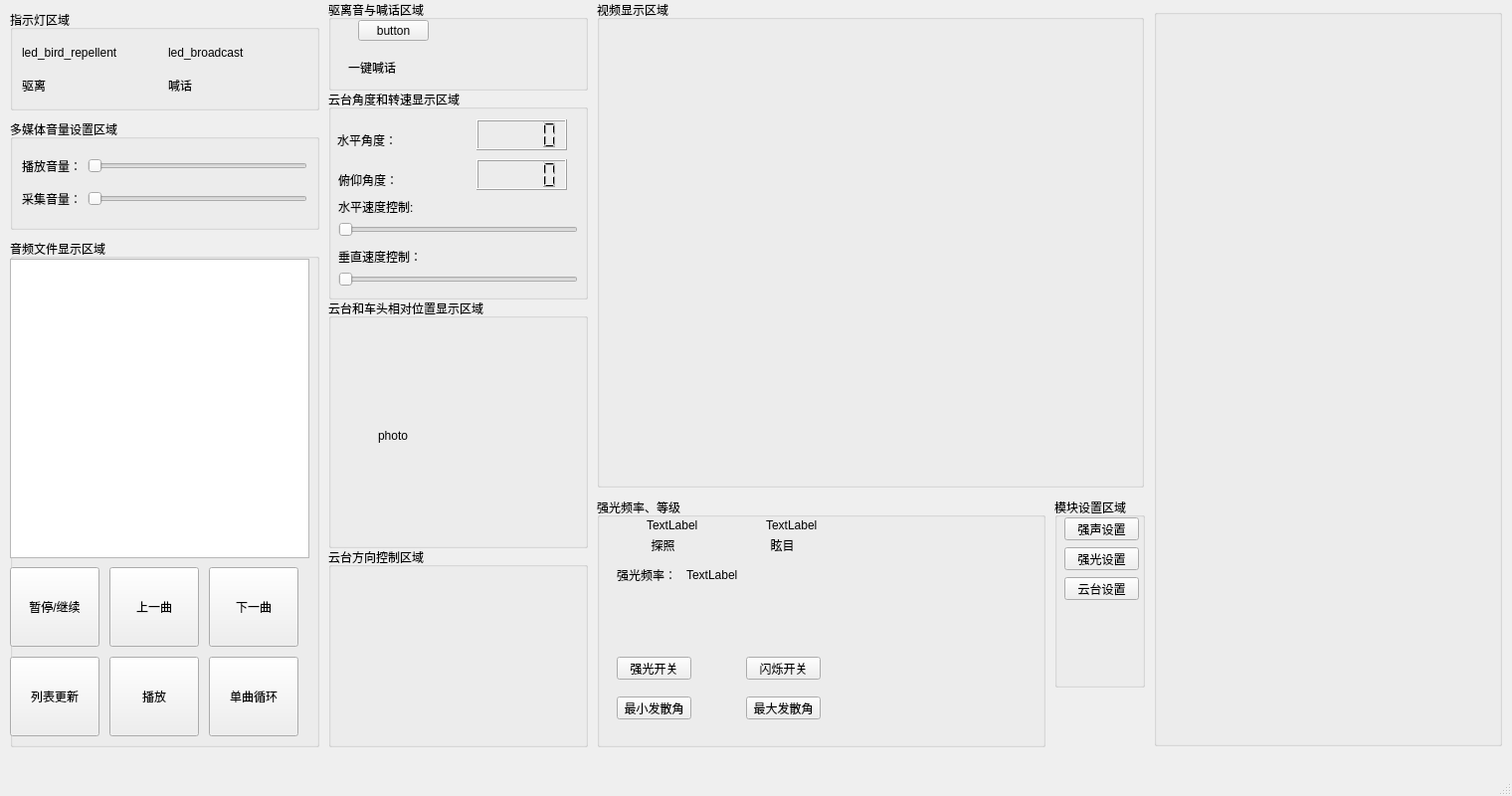
<?xml version="1.0" encoding="UTF-8"?>
<ui version="4.0">
 <class>MainWindow</class>
 <widget class="QMainWindow" name="MainWindow">
  <property name="geometry">
   <rect>
    <x>0</x>
    <y>0</y>
    <width>1520</width>
    <height>800</height>
   </rect>
  </property>
  <property name="font">
   <font>
    <pointsize>9</pointsize>
   </font>
  </property>
  <property name="windowTitle">
   <string>MainWindow</string>
  </property>
  <widget class="QWidget" name="centralwidget">
   <widget class="QGroupBox" name="groupBox_gimbaldisplay">
    <property name="geometry">
     <rect>
      <x>330</x>
      <y>90</y>
      <width>261</width>
      <height>211</height>
     </rect>
    </property>
    <property name="title">
     <string>云台角度和转速显示区域</string>
    </property>
    <widget class="QLabel" name="label_horizontal">
     <property name="geometry">
      <rect>
       <x>9</x>
       <y>40</y>
       <width>131</width>
       <height>21</height>
      </rect>
     </property>
     <property name="text">
      <string>水平角度：</string>
     </property>
    </widget>
    <widget class="QLCDNumber" name="lcdNumber_horizontal">
     <property name="geometry">
      <rect>
       <x>149</x>
       <y>30</y>
       <width>91</width>
       <height>31</height>
      </rect>
     </property>
     <property name="font">
      <font>
       <pointsize>9</pointsize>
      </font>
     </property>
    </widget>
    <widget class="QLabel" name="label_vertical">
     <property name="geometry">
      <rect>
       <x>10</x>
       <y>80</y>
       <width>131</width>
       <height>21</height>
      </rect>
     </property>
     <property name="text">
      <string>俯仰角度：</string>
     </property>
    </widget>
    <widget class="QLCDNumber" name="lcdNumber_vertical">
     <property name="geometry">
      <rect>
       <x>149</x>
       <y>70</y>
       <width>91</width>
       <height>31</height>
      </rect>
     </property>
     <property name="font">
      <font>
       <pointsize>9</pointsize>
       <bold>false</bold>
      </font>
     </property>
     <property name="segmentStyle">
      <enum>QLCDNumber::Filled</enum>
     </property>
    </widget>
    <widget class="QSlider" name="slider_speed_vertical">
     <property name="geometry">
      <rect>
       <x>10</x>
       <y>180</y>
       <width>241</width>
       <height>22</height>
      </rect>
     </property>
     <property name="minimum">
      <number>1</number>
     </property>
     <property name="maximum">
      <number>8</number>
     </property>
     <property name="value">
      <number>1</number>
     </property>
     <property name="orientation">
      <enum>Qt::Horizontal</enum>
     </property>
    </widget>
    <widget class="QSlider" name="slider_speed_horizontal">
     <property name="geometry">
      <rect>
       <x>10</x>
       <y>130</y>
       <width>241</width>
       <height>22</height>
      </rect>
     </property>
     <property name="minimum">
      <number>1</number>
     </property>
     <property name="maximum">
      <number>8</number>
     </property>
     <property name="singleStep">
      <number>1</number>
     </property>
     <property name="value">
      <number>1</number>
     </property>
     <property name="orientation">
      <enum>Qt::Horizontal</enum>
     </property>
    </widget>
    <widget class="QLabel" name="label_speed_vertical_control">
     <property name="geometry">
      <rect>
       <x>10</x>
       <y>160</y>
       <width>131</width>
       <height>16</height>
      </rect>
     </property>
     <property name="text">
      <string>垂直速度控制：</string>
     </property>
    </widget>
    <widget class="QLabel" name="label_speed_horrizontal_control">
     <property name="geometry">
      <rect>
       <x>10</x>
       <y>110</y>
       <width>131</width>
       <height>16</height>
      </rect>
     </property>
     <property name="text">
      <string>水平速度控制:</string>
     </property>
    </widget>
   </widget>
   <widget class="QGroupBox" name="groupBox_gimbalcontrol">
    <property name="geometry">
     <rect>
      <x>330</x>
      <y>550</y>
      <width>261</width>
      <height>201</height>
     </rect>
    </property>
    <property name="title">
     <string>云台方向控制区域</string>
    </property>
   </widget>
   <widget class="QGroupBox" name="groupBox_playerVolSet">
    <property name="geometry">
     <rect>
      <x>10</x>
      <y>120</y>
      <width>311</width>
      <height>111</height>
     </rect>
    </property>
    <property name="title">
     <string>多媒体音量设置区域</string>
    </property>
    <layout class="QGridLayout" name="gridLayout_2">
     <item row="0" column="0">
      <widget class="QLabel" name="label_PlayVol">
       <property name="text">
        <string>播放音量：</string>
       </property>
      </widget>
     </item>
     <item row="0" column="1">
      <widget class="QSlider" name="Slider_PlayVolume">
       <property name="orientation">
        <enum>Qt::Horizontal</enum>
       </property>
      </widget>
     </item>
     <item row="1" column="0">
      <widget class="QLabel" name="label_CalVol">
       <property name="text">
        <string>采集音量：</string>
       </property>
      </widget>
     </item>
     <item row="1" column="1">
      <widget class="QSlider" name="Slider_CapVolume">
       <property name="orientation">
        <enum>Qt::Horizontal</enum>
       </property>
      </widget>
     </item>
    </layout>
   </widget>
   <widget class="QGroupBox" name="groupBox_4">
    <property name="geometry">
     <rect>
      <x>10</x>
      <y>10</y>
      <width>311</width>
      <height>101</height>
     </rect>
    </property>
    <property name="title">
     <string>指示灯区域</string>
    </property>
    <layout class="QGridLayout" name="gridLayout">
     <item row="0" column="0">
      <widget class="QLabel" name="label_bird_repellent_switch_led">
       <property name="text">
        <string>led_bird_repellent</string>
       </property>
      </widget>
     </item>
     <item row="0" column="1">
      <widget class="QLabel" name="label_broadcast_led">
       <property name="text">
        <string>led_broadcast</string>
       </property>
      </widget>
     </item>
     <item row="1" column="0">
      <widget class="QLabel" name="label">
       <property name="text">
        <string>驱离</string>
       </property>
      </widget>
     </item>
     <item row="1" column="1">
      <widget class="QLabel" name="label_2">
       <property name="text">
        <string>喊话</string>
       </property>
      </widget>
     </item>
    </layout>
   </widget>
   <widget class="QGroupBox" name="groupBox_5">
    <property name="geometry">
     <rect>
      <x>10</x>
      <y>240</y>
      <width>311</width>
      <height>511</height>
     </rect>
    </property>
    <property name="title">
     <string>音频文件显示区域</string>
    </property>
    <widget class="QListWidget" name="listWidget">
     <property name="geometry">
      <rect>
       <x>0</x>
       <y>20</y>
       <width>301</width>
       <height>301</height>
      </rect>
     </property>
    </widget>
    <widget class="QPushButton" name="pushButton_listUpdate">
     <property name="geometry">
      <rect>
       <x>0</x>
       <y>420</y>
       <width>90</width>
       <height>80</height>
      </rect>
     </property>
     <property name="text">
      <string>列表更新</string>
     </property>
    </widget>
    <widget class="QPushButton" name="btnRepeatPlay">
     <property name="geometry">
      <rect>
       <x>200</x>
       <y>420</y>
       <width>90</width>
       <height>80</height>
      </rect>
     </property>
     <property name="text">
      <string>单曲循环</string>
     </property>
    </widget>
    <widget class="QPushButton" name="btnPlay">
     <property name="geometry">
      <rect>
       <x>100</x>
       <y>420</y>
       <width>90</width>
       <height>80</height>
      </rect>
     </property>
     <property name="text">
      <string>播放</string>
     </property>
    </widget>
    <widget class="QPushButton" name="btnPause">
     <property name="geometry">
      <rect>
       <x>0</x>
       <y>330</y>
       <width>90</width>
       <height>80</height>
      </rect>
     </property>
     <property name="text">
      <string>暂停/继续</string>
     </property>
    </widget>
    <widget class="QPushButton" name="btnPrevious">
     <property name="geometry">
      <rect>
       <x>100</x>
       <y>330</y>
       <width>90</width>
       <height>80</height>
      </rect>
     </property>
     <property name="text">
      <string>上一曲</string>
     </property>
    </widget>
    <widget class="QPushButton" name="btnNext">
     <property name="geometry">
      <rect>
       <x>200</x>
       <y>330</y>
       <width>90</width>
       <height>80</height>
      </rect>
     </property>
     <property name="text">
      <string>下一曲</string>
     </property>
    </widget>
   </widget>
   <widget class="QGroupBox" name="groupBox_6">
    <property name="geometry">
     <rect>
      <x>330</x>
      <y>300</y>
      <width>261</width>
      <height>251</height>
     </rect>
    </property>
    <property name="title">
     <string>云台和车头相对位置显示区域</string>
    </property>
    <widget class="QLabel" name="label_horizontal_pixmap">
     <property name="geometry">
      <rect>
       <x>50</x>
       <y>130</y>
       <width>53</width>
       <height>15</height>
      </rect>
     </property>
     <property name="text">
      <string>photo</string>
     </property>
    </widget>
   </widget>
   <widget class="QGroupBox" name="groupBox_7">
    <property name="geometry">
     <rect>
      <x>600</x>
      <y>500</y>
      <width>451</width>
      <height>251</height>
     </rect>
    </property>
    <property name="title">
     <string>强光频率、等级</string>
    </property>
    <widget class="QLabel" name="label_Spotlight_led">
     <property name="geometry">
      <rect>
       <x>50</x>
       <y>20</y>
       <width>53</width>
       <height>15</height>
      </rect>
     </property>
     <property name="text">
      <string>TextLabel</string>
     </property>
    </widget>
    <widget class="QLabel" name="label_Dazzling_led">
     <property name="geometry">
      <rect>
       <x>170</x>
       <y>20</y>
       <width>53</width>
       <height>15</height>
      </rect>
     </property>
     <property name="text">
      <string>TextLabel</string>
     </property>
    </widget>
    <widget class="QLabel" name="label_3">
     <property name="geometry">
      <rect>
       <x>40</x>
       <y>40</y>
       <width>53</width>
       <height>15</height>
      </rect>
     </property>
     <property name="text">
      <string>探照</string>
     </property>
     <property name="alignment">
      <set>Qt::AlignCenter</set>
     </property>
    </widget>
    <widget class="QLabel" name="label_4">
     <property name="geometry">
      <rect>
       <x>160</x>
       <y>40</y>
       <width>53</width>
       <height>15</height>
      </rect>
     </property>
     <property name="text">
      <string>眩目</string>
     </property>
     <property name="alignment">
      <set>Qt::AlignCenter</set>
     </property>
    </widget>
    <widget class="QLabel" name="label_6">
     <property name="geometry">
      <rect>
       <x>20</x>
       <y>70</y>
       <width>61</width>
       <height>16</height>
      </rect>
     </property>
     <property name="text">
      <string>强光频率：</string>
     </property>
    </widget>
    <widget class="QLabel" name="label_Frequency">
     <property name="geometry">
      <rect>
       <x>90</x>
       <y>70</y>
       <width>53</width>
       <height>15</height>
      </rect>
     </property>
     <property name="text">
      <string>TextLabel</string>
     </property>
    </widget>
    <widget class="QPushButton" name="btn_switch_strongLight">
     <property name="geometry">
      <rect>
       <x>20</x>
       <y>160</y>
       <width>75</width>
       <height>23</height>
      </rect>
     </property>
     <property name="text">
      <string>强光开关</string>
     </property>
    </widget>
    <widget class="QPushButton" name="btn_switch_flash">
     <property name="geometry">
      <rect>
       <x>150</x>
       <y>160</y>
       <width>75</width>
       <height>23</height>
      </rect>
     </property>
     <property name="text">
      <string>闪烁开关</string>
     </property>
    </widget>
    <widget class="QPushButton" name="btn_angle_min">
     <property name="geometry">
      <rect>
       <x>20</x>
       <y>200</y>
       <width>75</width>
       <height>23</height>
      </rect>
     </property>
     <property name="text">
      <string>最小发散角</string>
     </property>
    </widget>
    <widget class="QPushButton" name="btn_angle_max">
     <property name="geometry">
      <rect>
       <x>150</x>
       <y>200</y>
       <width>75</width>
       <height>23</height>
      </rect>
     </property>
     <property name="text">
      <string>最大发散角</string>
     </property>
    </widget>
   </widget>
   <widget class="QGroupBox" name="groupBox">
    <property name="geometry">
     <rect>
      <x>330</x>
      <y>0</y>
      <width>261</width>
      <height>91</height>
     </rect>
    </property>
    <property name="title">
     <string>驱离音与喊话区域</string>
    </property>
    <widget class="QLabel" name="label_8">
     <property name="geometry">
      <rect>
       <x>20</x>
       <y>60</y>
       <width>71</width>
       <height>16</height>
      </rect>
     </property>
     <property name="text">
      <string>一键喊话</string>
     </property>
    </widget>
    <widget class="QPushButton" name="btnBroadcast">
     <property name="geometry">
      <rect>
       <x>30</x>
       <y>20</y>
       <width>71</width>
       <height>21</height>
      </rect>
     </property>
     <property name="font">
      <font>
       <pointsize>9</pointsize>
      </font>
     </property>
     <property name="text">
      <string>button</string>
     </property>
    </widget>
   </widget>
   <widget class="QGroupBox" name="groupBox_2">
    <property name="geometry">
     <rect>
      <x>1060</x>
      <y>500</y>
      <width>91</width>
      <height>191</height>
     </rect>
    </property>
    <property name="title">
     <string>模块设置区域</string>
    </property>
    <widget class="QPushButton" name="pushButton">
     <property name="geometry">
      <rect>
       <x>10</x>
       <y>20</y>
       <width>75</width>
       <height>23</height>
      </rect>
     </property>
     <property name="text">
      <string>强声设置</string>
     </property>
    </widget>
    <widget class="QPushButton" name="GimbaOptionPage">
     <property name="geometry">
      <rect>
       <x>10</x>
       <y>80</y>
       <width>75</width>
       <height>23</height>
      </rect>
     </property>
     <property name="text">
      <string>云台设置</string>
     </property>
    </widget>
    <widget class="QPushButton" name="pushButton_2">
     <property name="geometry">
      <rect>
       <x>10</x>
       <y>50</y>
       <width>75</width>
       <height>23</height>
      </rect>
     </property>
     <property name="text">
      <string>强光设置</string>
     </property>
    </widget>
   </widget>
   <widget class="QGroupBox" name="gbMediaPlayer">
    <property name="geometry">
     <rect>
      <x>600</x>
      <y>0</y>
      <width>550</width>
      <height>490</height>
     </rect>
    </property>
    <property name="title">
     <string>视频显示区域</string>
    </property>
   </widget>
   <widget class="QGroupBox" name="gbOwWarnning">
    <property name="geometry">
     <rect>
      <x>1160</x>
      <y>9</y>
      <width>350</width>
      <height>741</height>
     </rect>
    </property>
    <property name="title">
     <string/>
    </property>
   </widget>
  </widget>
  <widget class="QMenuBar" name="menubar">
   <property name="geometry">
    <rect>
     <x>0</x>
     <y>0</y>
     <width>1520</width>
     <height>21</height>
    </rect>
   </property>
  </widget>
  <widget class="QStatusBar" name="statusbar"/>
 </widget>
 <resources/>
 <connections/>
</ui>
